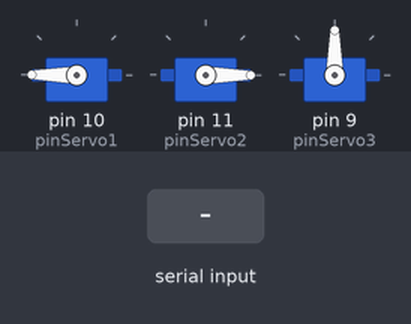
A sketch run on a simulated Arduino Uno, built with avr-gcc and run on an emulated ATmega328P. Parts: 3 × servo. Inputs (shaded band) come from the test bench. What the sketch prints to the serial monitor is not drawn.

Above: at 1.2 s.
1.3 s: "1" received over Serial
At 1.46 s:
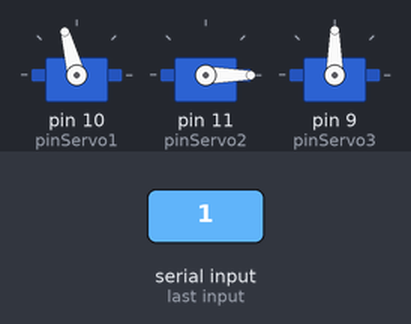
At 2.8 s:
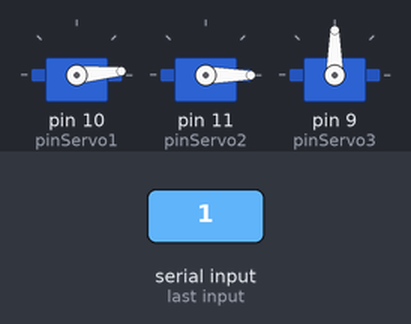
3.1 s: "2" received over Serial
4.9 s: "3" received over Serial
At 5.7 s:
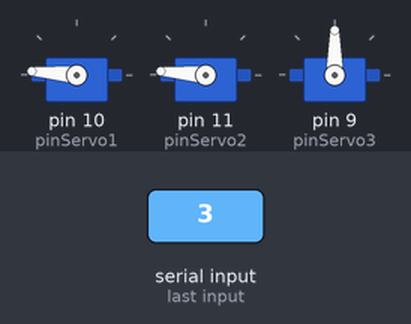
6.7 s: "4" received over Serial
8.5 s: "5" received over Serial
Timing chart, 0 to 11.1 s (numbered marks = the images above; inputs shaded):
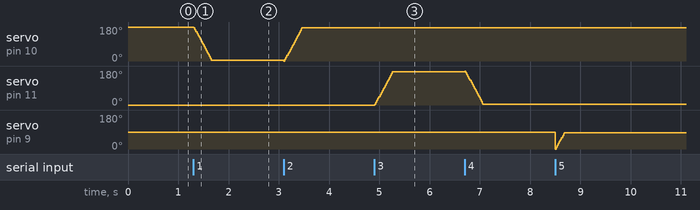

The sketch:

controla-braco-serial.pde
```cpp
#include <Servo.h>

Servo myservo1;
Servo myservo2;
Servo myservo3;

int pinServo1 = 10;
int pinServo2 = 11;
int pinServo3 = 9;
int velocidade = 5;
int pos;
int entrada;

void setup()
{
  myservo1.attach(pinServo1);
  myservo2.attach(pinServo2);
  myservo3.attach(pinServo3);

  myservo1.write(180);
  myservo2.write(0);
  myservo3.write(90);

  Serial.begin(9600);
}

void loop()
{
  if (Serial.available() > 0) {
    while (Serial.available()>0) {
      entrada = Serial.read();
      Serial.print(entrada);
      delay(1);
    }
      if (entrada == '1'){
  	sobe();
      } else if (entrada == '2'){
  	desce();
      } else if (entrada == '3'){
  	esquerda();
      } else if (entrada == '4'){
  	direita();
      } else if (entrada == '5'){
  	abre();
      } else if (entrada == '6'){
          fecha();
      } else {

      }

  }
}
void desce(){
  for(pos = 0; pos < 180; pos += velocidade) {
    myservo1.write(pos);
    delay(10);
  }
}
void sobe(){
  for(pos = 180; pos>=1; pos-= velocidade) {
    myservo1.write(pos);
    delay(10);
  }
}
void esquerda(){
  for(pos = 0; pos < 180; pos += velocidade) {
    myservo2.write(pos);
    delay(10);
  }
}
void direita(){
  for(pos = 180; pos>=1; pos-= velocidade) {
    myservo2.write(pos);
    delay(10);
  }
}
void abre(){
  for(pos = 0; pos < 90; pos += velocidade) {
    myservo3.write(pos);
    delay(10);
  }
}
void fecha(){
  for(pos = 90; pos>=1; pos-= velocidade) {
    myservo3.write(pos);
    delay(10);
  }
}
```

Measured:
- after the input at 1.3 s, servo on pin 10 (pinServo1): moves from 180° to 5° over 0.34 s, starting at once
- after the input at 4.9 s, servo on pin 11 (pinServo2): moves from 0° to 175° over 0.34 s, starting at once
